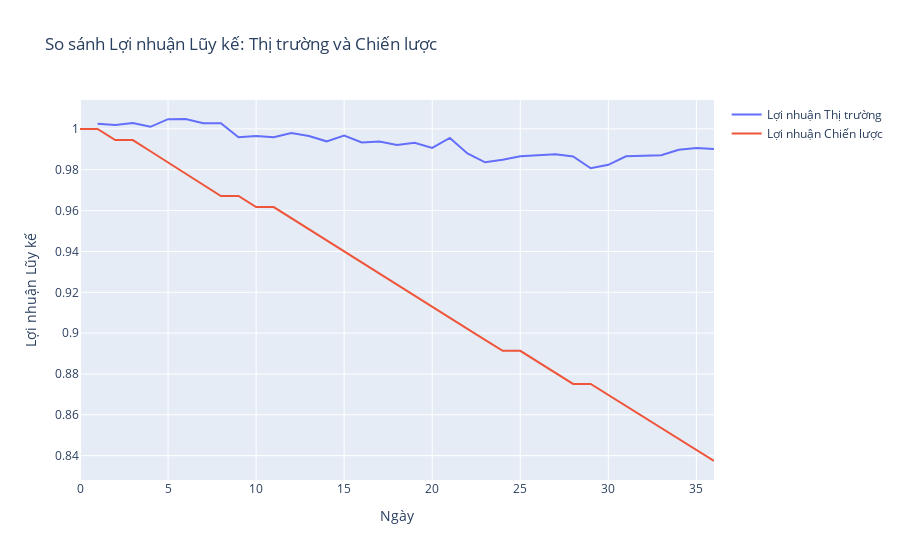

Write notebook code for a chart like this one.
### Markdown cell above
# Backtest

### Code cell
dataAfterBT = CommonBacktest.CommonBacktest.backtestForex(data, 50000, 0.5, 200, 100, 50)

### Figure 1 — Plotly figure (JSON) as saved in the notebook; plotly's stock layout.template omitted (floating-point values rounded to 4 significant figures)
{"data": [{"mode": "lines", "name": "Lợi nhuận Thị trường", "type": "scatter", "x": [0, 1, 2, 3, 4, 5, 6, 7, 8, 9, 10, 11, 12, 13, 14, 15, 16, 17, 18, 19, 20, 21, 22, 23, 24, 25, 26, 27, 28, 29, 30, 31, 32, 33, 34, 35, 36], "y": [null, 1.003, 1.002, 1.003, 1.001, 1.005, 1.005, 1.003, 1.003, 0.996, 0.9965, 0.996, 0.998, 0.9966, 0.9939, 0.9968, 0.9934, 0.9939, 0.9922, 0.9932, 0.9907, 0.9956, 0.988, 0.9837, 0.9849, 0.9866, 0.987, 0.9876, 0.9865, 0.9808, 0.9824, 0.9866, 0.9869, 0.9872, 0.9898, 0.9906, 0.9901]}, {"mode": "lines", "name": "Lợi nhuận Chiến lược", "type": "scatter", "x": [0, 1, 2, 3, 4, 5, 6, 7, 8, 9, 10, 11, 12, 13, 14, 15, 16, 17, 18, 19, 20, 21, 22, 23, 24, 25, 26, 27, 28, 29, 30, 31, 32, 33, 34, 35, 36], "y": [1, 1, 0.9945, 0.9945, 0.9891, 0.9836, 0.9781, 0.9726, 0.9672, 0.9672, 0.9617, 0.9617, 0.9563, 0.9508, 0.9454, 0.9399, 0.9345, 0.9291, 0.9237, 0.9183, 0.9129, 0.9075, 0.9021, 0.8967, 0.8913, 0.8913, 0.8859, 0.8805, 0.8751, 0.8751, 0.8697, 0.8643, 0.859, 0.8536, 0.8482, 0.8428, 0.8374]}], "layout": {"title": {"text": "So sánh Lợi nhuận Lũy kế: Thị trường và Chiến lược"}, "xaxis": {"title": {"text": "Ngày"}}, "yaxis": {"title": {"text": "Lợi nhuận Lũy kế"}}}}
